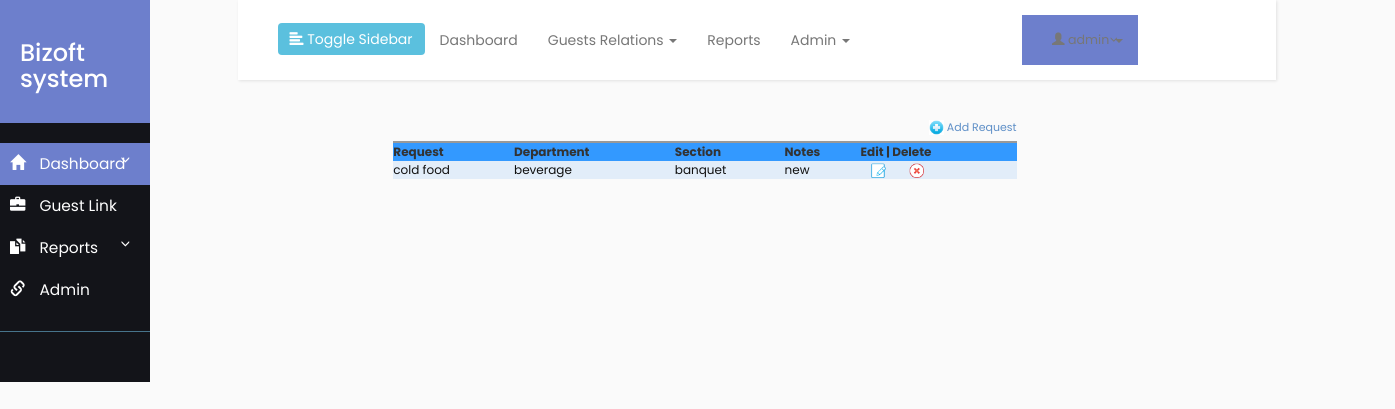
Screenshot of /glrequest.php (signed in) with the database file from the repository.
### tables this page shows
CREATE TABLE IF NOT EXISTS `glrequest` (
  `glr_id` int(10) unsigned NOT NULL AUTO_INCREMENT,
  `request` varchar(10) NOT NULL,
  `department` varchar(100) NOT NULL,
  `section` varchar(100) NOT NULL,
  `notes` varchar(100) NOT NULL,
  PRIMARY KEY (`glr_id`)
);

### glrequest.php (the view, shortened to what this page needs)
<?php
require_once("db.php");
$sql = "SELECT * FROM glrequest ORDER BY glr_id DESC";
$result = mysqli_query($conn,$sql);
?>
<html>
<head>
<link rel="stylesheet" type="text/css" href="styles.css" />
</head>
<body>
	<div class="row">
		<div class="col-sm-2">
			<?php include_once 'sidebar.php';?>
		</div>
		<div class="col-sm-9" style="align-content: center;">
			<?php include_once 'header.php' ;?>
			<form name="frmUser" method="post" action="">
<div style="width: 35%px; align-content: center; margin-left: 15%; margin-right: 25%">
<div align="right" style="padding-bottom:5px;"><a href="add_glrequest.php" class="link"><img alt='Add' title='Add' src='images/add.png' width='15px' height='15px'/> Add Request</a></div>
<table border="0" cellpadding="10" cellspacing="1" width="100%" class="tblListForm">
<tr class="listheader">
<td>Request</td>
<td>Department</td>
<td>Section</td>
<td>Notes</td>
<td>Edit | Delete</td>
</tr>
<?php
$i=0;
while($row = mysqli_fetch_array($result)) {
if($i%2==0)
$classname="evenRow";
else
$classname="oddRow";
?>
<tr class="<?php if(isset($classname)) echo $classname;?>">
<td><?php echo $row["request"]; ?></td>
<td><?php echo $row["department"]; ?></td>
<td><?php echo $row["section"]; ?></td>
<td><?php echo $row["notes"]; ?></td>
<td><a href="edit_glrequest.php?glr_id=<?php echo $row["glr_id"]; ?>" class="link"><img alt='Edit' title='Edit' src='images/edit.png' width='15px' height='15px' hspace='10' /></a>  <a href="delete_glrequest.php?glr_id=<?php echo $row["glr_id"]; ?>"  class="link"><img alt='Delete' title='Delete' src='images/delete.png' width='15px' height='15px'hspace='10' /></a></td>
</tr>
<?php
$i++;
}
?>
</table>
</form>
</div>
		</div>
</body>
</html>

### styles.css (style rules this page uses)
body { margin-left: 20px; }
.evenRow { background-color: #E2EDF9; font-size:12px; color:#101010; }
.tblListForm { border-top:2px #999999 solid; }
.listheader { background-color:#3399FF; font-size:12px; font-weight:bold; }
.link { text-decoration:none; color:#5e8fc7; font-size:11px; }

### style4.css (style rules this page uses)
body { font-family: 'Poppins', sans-serif; background: #fafafa; }
a, a:hover, a:focus { color: inherit; text-decoration: none; transition: all 0.3s; }

### rows the page displays
glrequest: request "cold food", department "beverage", section "banquet", notes "new"
